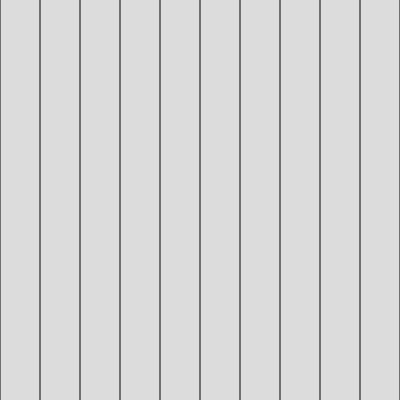
Frame 1 (no input)
Frame 60 (no input): identical to frame 1, image omitted
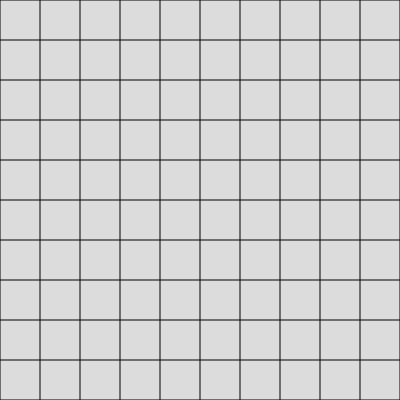
Frame 120 (the mouse pressed at the canvas centre since frame 60)

The p5.js sketch that drew these frames (run headless with seeded random() and noise() and a simulated clock; from frame 60 on, the mouse is pressed at the canvas centre):

// p5.js sketch
// ── sketch.js
//Lequan Chen
//Short study 5
//Click mouse to form grid
//Click anykey to form circle

function setup() {
  createCanvas(400, 400);
}

function draw() {
  background(220);
  let x = 0
  while (x < 1000) {
    line (x, 0, x, 400);
    x += 40;
  }

  if (mouseIsPressed === true) {
    for (let y = 0; y < 1000; y += 40) {
      line (0, y, 400, y)
    }
  }
  
  if (keyIsPressed === true) {
    for (let d = 200; d > 0; d -= 10) {
      circle(200, 200, d);
    }
  }


}
